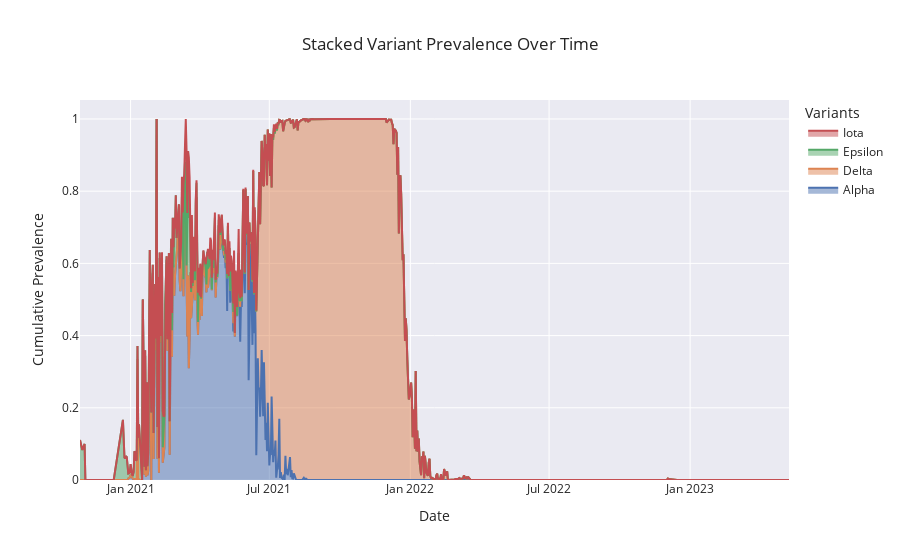

Notebook code for this chart:
### Code cell
import plotly.graph_objects as go

# Create a stacked area plot for variant prevalence
fig = go.Figure()

fig.add_trace(go.Scatter(
    x=variant_time['date'],
    y=variant_time['Alpha'],
    mode='lines',
    name='Alpha',
    stackgroup='one'
))

fig.add_trace(go.Scatter(
    x=variant_time['date'],
    y=variant_time['Delta'],
    mode='lines',
    name='Delta',
    stackgroup='one'
))

fig.add_trace(go.Scatter(
    x=variant_time['date'],
    y=variant_time['Epsilon'],
    mode='lines',
    name='Epsilon',
    stackgroup='one'
))

fig.add_trace(go.Scatter(
    x=variant_time['date'],
    y=variant_time['Iota'],
    mode='lines',
    name='Iota',
    stackgroup='one'
))

fig.update_layout(
    title='Stacked Variant Prevalence Over Time',
    xaxis_title='Date',
    yaxis_title='Cumulative Prevalence',
    legend_title='Variants',
    template='seaborn'
)

fig.show()

### Figure 1 — Plotly figure (JSON) as saved in the notebook; plotly's stock layout.template omitted (floating-point values rounded to 4 significant figures; data arrays with more than 128 entries replaced by an {"elided": "..."} marker saying what was removed)
{"data": [{"mode": "lines", "name": "Alpha", "stackgroup": "one", "type": "scatter", "x": {"elided": "845 str values"}, "y": {"elided": "845 float values"}}, {"mode": "lines", "name": "Delta", "stackgroup": "one", "type": "scatter", "x": {"elided": "845 str values"}, "y": {"elided": "845 float values"}}, {"mode": "lines", "name": "Epsilon", "stackgroup": "one", "type": "scatter", "x": {"elided": "845 str values"}, "y": {"elided": "845 float values"}}, {"mode": "lines", "name": "Iota", "stackgroup": "one", "type": "scatter", "x": {"elided": "845 str values"}, "y": {"elided": "845 float values"}}], "layout": {"legend": {"title": {"text": "Variants"}}, "title": {"text": "Stacked Variant Prevalence Over Time"}, "xaxis": {"title": {"text": "Date"}}, "yaxis": {"title": {"text": "Cumulative Prevalence"}}}}
